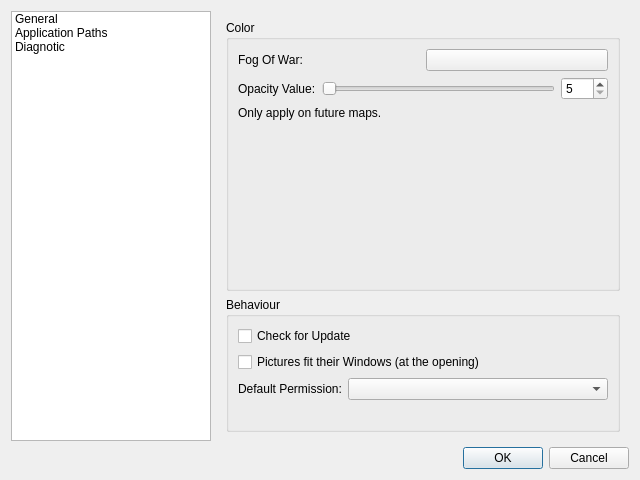
<?xml version="1.0" encoding="UTF-8"?>
<ui version="4.0">
 <class>PreferencesDialogBox</class>
 <widget class="QDialog" name="PreferencesDialogBox">
  <property name="geometry">
   <rect>
    <x>0</x>
    <y>0</y>
    <width>640</width>
    <height>480</height>
   </rect>
  </property>
  <property name="windowTitle">
   <string>Dialog</string>
  </property>
  <layout class="QVBoxLayout" name="verticalLayout_3">
   <item>
    <layout class="QHBoxLayout" name="horizontalLayout" stretch="0,0">
     <item>
      <widget class="QListWidget" name="listWidget">
       <property name="sizePolicy">
        <sizepolicy hsizetype="Preferred" vsizetype="Expanding">
         <horstretch>0</horstretch>
         <verstretch>0</verstretch>
        </sizepolicy>
       </property>
       <property name="maximumSize">
        <size>
         <width>200</width>
         <height>16777215</height>
        </size>
       </property>
       <item>
        <property name="text">
         <string>General</string>
        </property>
       </item>
       <item>
        <property name="text">
         <string>Application Paths</string>
        </property>
       </item>
       <item>
        <property name="text">
         <string>Diagnotic</string>
        </property>
       </item>
      </widget>
     </item>
     <item>
      <widget class="QStackedWidget" name="stackedWidget">
       <property name="currentIndex">
        <number>0</number>
       </property>
       <widget class="QWidget" name="General">
        <layout class="QVBoxLayout" name="verticalLayout_6">
         <item>
          <widget class="QGroupBox" name="groupBox">
           <property name="title">
            <string>Color</string>
           </property>
           <layout class="QVBoxLayout" name="verticalLayout_5">
            <item>
             <layout class="QHBoxLayout" name="horizontalLayout_5">
              <item>
               <widget class="QLabel" name="label_10">
                <property name="text">
                 <string>Fog Of War:</string>
                </property>
               </widget>
              </item>
              <item>
               <widget class="ColorButton" name="m_fogColor">
                <property name="text">
                 <string/>
                </property>
               </widget>
              </item>
             </layout>
            </item>
            <item>
             <layout class="QHBoxLayout" name="horizontalLayout_4">
              <item>
               <widget class="QLabel" name="label">
                <property name="text">
                 <string>Opacity Value:</string>
                </property>
               </widget>
              </item>
              <item>
               <widget class="QSlider" name="m_opacitySlider">
                <property name="minimum">
                 <number>5</number>
                </property>
                <property name="maximum">
                 <number>250</number>
                </property>
                <property name="orientation">
                 <enum>Qt::Horizontal</enum>
                </property>
               </widget>
              </item>
              <item>
               <widget class="QSpinBox" name="m_opacitySpin">
                <property name="minimum">
                 <number>5</number>
                </property>
                <property name="maximum">
                 <number>250</number>
                </property>
               </widget>
              </item>
             </layout>
            </item>
            <item>
             <widget class="QLabel" name="label_11">
              <property name="text">
               <string>Only apply on future maps.</string>
              </property>
             </widget>
            </item>
            <item>
             <spacer name="verticalSpacer">
              <property name="orientation">
               <enum>Qt::Vertical</enum>
              </property>
              <property name="sizeHint" stdset="0">
               <size>
                <width>20</width>
                <height>40</height>
               </size>
              </property>
             </spacer>
            </item>
           </layout>
          </widget>
         </item>
         <item>
          <widget class="QGroupBox" name="groupBox_2">
           <property name="title">
            <string>Behaviour</string>
           </property>
           <layout class="QVBoxLayout" name="verticalLayout_4">
            <item>
             <widget class="QCheckBox" name="m_checkUpdate">
              <property name="text">
               <string>Check for Update</string>
              </property>
             </widget>
            </item>
            <item>
             <widget class="QCheckBox" name="m_pictureAdjust">
              <property name="text">
               <string>Pictures fit their Windows (at the opening)</string>
              </property>
             </widget>
            </item>
            <item>
             <layout class="QHBoxLayout" name="horizontalLayout_7" stretch="0,1">
              <item>
               <widget class="QLabel" name="label_12">
                <property name="text">
                 <string>Default Permission:</string>
                </property>
               </widget>
              </item>
              <item>
               <widget class="QComboBox" name="m_defaultMapModeCombo"/>
              </item>
             </layout>
            </item>
            <item>
             <widget class="QLabel" name="label_9">
              <property name="text">
               <string/>
              </property>
             </widget>
            </item>
           </layout>
          </widget>
         </item>
        </layout>
       </widget>
       <widget class="QWidget" name="paths">
        <layout class="QHBoxLayout" name="horizontalLayout_3">
         <item>
          <widget class="QGroupBox" name="groupBox_3">
           <property name="title">
            <string>Directories</string>
           </property>
           <layout class="QHBoxLayout" name="horizontalLayout_2" stretch="0,1">
            <item>
             <layout class="QVBoxLayout" name="verticalLayout">
              <item>
               <widget class="QLabel" name="label_2">
                <property name="text">
                 <string>Music (GM) :</string>
                </property>
               </widget>
              </item>
              <item>
               <widget class="QLabel" name="label_3">
                <property name="text">
                 <string>Music (Player) :</string>
                </property>
               </widget>
              </item>
              <item>
               <widget class="QLabel" name="label_4">
                <property name="text">
                 <string>Pictures :</string>
                </property>
               </widget>
              </item>
              <item>
               <widget class="QLabel" name="label_5">
                <property name="text">
                 <string>Map :</string>
                </property>
               </widget>
              </item>
              <item>
               <widget class="QLabel" name="label_6">
                <property name="text">
                 <string>Scenarios :</string>
                </property>
               </widget>
              </item>
              <item>
               <widget class="QLabel" name="label_7">
                <property name="text">
                 <string>Minutes :</string>
                </property>
               </widget>
              </item>
              <item>
               <widget class="QLabel" name="label_8">
                <property name="text">
                 <string>Chat :</string>
                </property>
               </widget>
              </item>
             </layout>
            </item>
            <item>
             <layout class="QVBoxLayout" name="verticalLayout_2">
              <item>
               <widget class="DirChooser" name="m_musicDirGM" native="true"/>
              </item>
              <item>
               <widget class="DirChooser" name="m_musicDirPlayer" native="true"/>
              </item>
              <item>
               <widget class="DirChooser" name="m_pictureDir" native="true"/>
              </item>
              <item>
               <widget class="DirChooser" name="m_mapDir" native="true"/>
              </item>
              <item>
               <widget class="DirChooser" name="m_scenarioDir" native="true"/>
              </item>
              <item>
               <widget class="DirChooser" name="m_minuteDir" native="true"/>
              </item>
              <item>
               <widget class="DirChooser" name="m_chatDir" native="true"/>
              </item>
             </layout>
            </item>
           </layout>
          </widget>
         </item>
        </layout>
       </widget>
       <widget class="QWidget" name="Diag">
        <layout class="QVBoxLayout" name="verticalLayout_7">
         <item>
          <widget class="QTextEdit" name="m_diagDisplay">
           <property name="readOnly">
            <bool>true</bool>
           </property>
          </widget>
         </item>
         <item>
          <layout class="QHBoxLayout" name="horizontalLayout_6">
           <item>
            <spacer name="horizontalSpacer">
             <property name="orientation">
              <enum>Qt::Horizontal</enum>
             </property>
             <property name="sizeHint" stdset="0">
              <size>
               <width>278</width>
               <height>20</height>
              </size>
             </property>
            </spacer>
           </item>
           <item>
            <widget class="QPushButton" name="m_startDiag">
             <property name="text">
              <string>Start</string>
             </property>
            </widget>
           </item>
          </layout>
         </item>
        </layout>
       </widget>
      </widget>
     </item>
    </layout>
   </item>
   <item>
    <widget class="QDialogButtonBox" name="buttonBox">
     <property name="orientation">
      <enum>Qt::Horizontal</enum>
     </property>
     <property name="standardButtons">
      <set>QDialogButtonBox::Cancel|QDialogButtonBox::Ok</set>
     </property>
    </widget>
   </item>
  </layout>
 </widget>
 <customwidgets>
  <customwidget>
   <class>DirChooser</class>
   <extends>QWidget</extends>
   <header>widgets/dirchooser.h</header>
   <container>1</container>
  </customwidget>
  <customwidget>
   <class>ColorButton</class>
   <extends>QPushButton</extends>
   <header>widgets/colorbutton.h</header>
  </customwidget>
 </customwidgets>
 <resources/>
 <connections>
  <connection>
   <sender>buttonBox</sender>
   <signal>accepted()</signal>
   <receiver>PreferencesDialogBox</receiver>
   <slot>accept()</slot>
   <hints>
    <hint type="sourcelabel">
     <x>257</x>
     <y>470</y>
    </hint>
    <hint type="destinationlabel">
     <x>157</x>
     <y>274</y>
    </hint>
   </hints>
  </connection>
  <connection>
   <sender>buttonBox</sender>
   <signal>rejected()</signal>
   <receiver>PreferencesDialogBox</receiver>
   <slot>reject()</slot>
   <hints>
    <hint type="sourcelabel">
     <x>325</x>
     <y>470</y>
    </hint>
    <hint type="destinationlabel">
     <x>286</x>
     <y>274</y>
    </hint>
   </hints>
  </connection>
  <connection>
   <sender>listWidget</sender>
   <signal>currentRowChanged(int)</signal>
   <receiver>stackedWidget</receiver>
   <slot>setCurrentIndex(int)</slot>
   <hints>
    <hint type="sourcelabel">
     <x>112</x>
     <y>93</y>
    </hint>
    <hint type="destinationlabel">
     <x>306</x>
     <y>95</y>
    </hint>
   </hints>
  </connection>
  <connection>
   <sender>m_opacitySlider</sender>
   <signal>valueChanged(int)</signal>
   <receiver>m_opacitySpin</receiver>
   <slot>setValue(int)</slot>
   <hints>
    <hint type="sourcelabel">
     <x>411</x>
     <y>91</y>
    </hint>
    <hint type="destinationlabel">
     <x>593</x>
     <y>101</y>
    </hint>
   </hints>
  </connection>
  <connection>
   <sender>m_opacitySpin</sender>
   <signal>valueChanged(int)</signal>
   <receiver>m_opacitySlider</receiver>
   <slot>setValue(int)</slot>
   <hints>
    <hint type="sourcelabel">
     <x>574</x>
     <y>86</y>
    </hint>
    <hint type="destinationlabel">
     <x>436</x>
     <y>89</y>
    </hint>
   </hints>
  </connection>
 </connections>
</ui>
